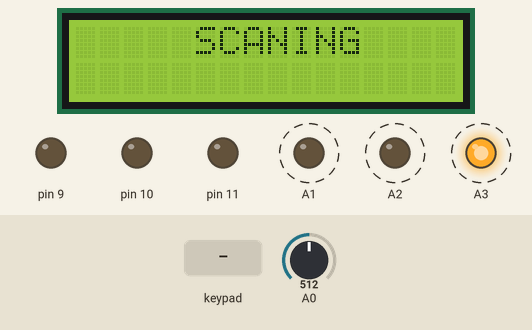
Simulated run of this sketch. Board: Arduino Uno, built with avr-gcc and run on an emulated ATmega328P. On the bench: 16×2 character LCD, output pins drawn as LEDs (lit = HIGH). Dashed ring = blinking. Inputs (shaded band) come from the test bench; at power-on: A0 = 512. What the sketch prints to the serial monitor is not drawn.

Above: at 1.2 s.
1.3 s: key 'C' pressed
At 1.47 s:
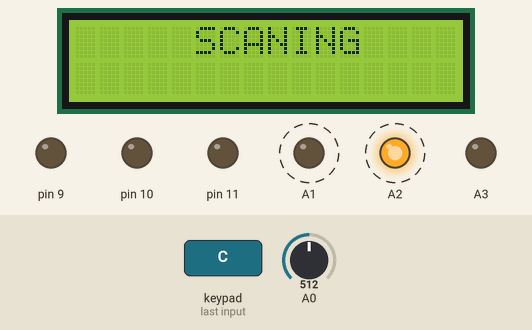
At 2.99 s:
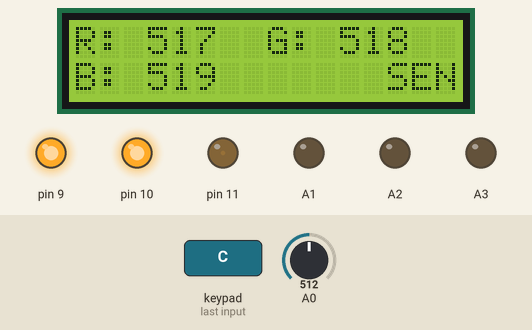
3.2 s: key '+' pressed
At 3.37 s:
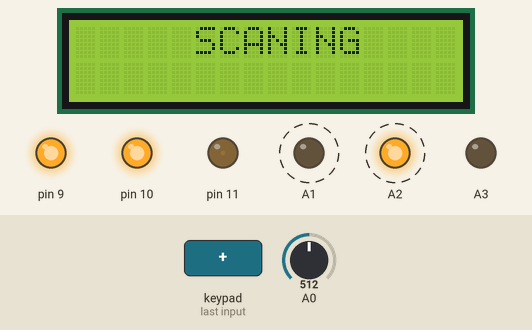
5.0 s: keypad keys 1 2 8 7 6 pressed 0.4 s apart
10.0 s: keypad keys 7 + 5 = pressed 0.4 s apart
At 10.46 s:
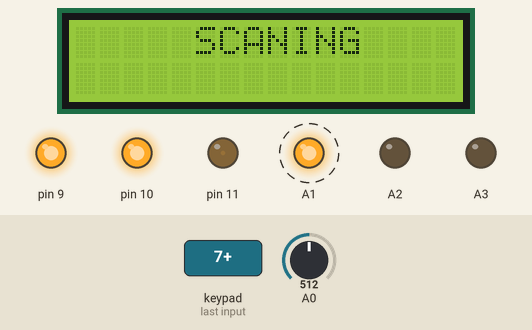
14.6 s: keypad keys 5 4 3 2 pressed 0.4 s apart
19.2 s: key '7' pressed
Timing chart, 0 to 22.2 s (numbered marks = the images above; inputs shaded):
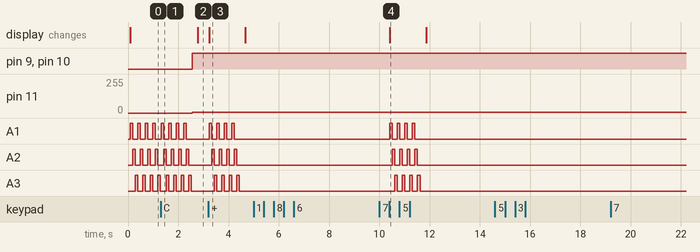

Measured:
- after the input at 1.3 s, pin 9, pin 10: LOW → HIGH after 1.3 s
- after the input at 3.2 s, A1: alternates HIGH for 0.10 s and LOW for 0.20 s, 8 changes in all, then stays LOW, starting at once; A2: alternates HIGH for 0.10 s and LOW for 0.20 s, 8 changes in all, then stays LOW, starting after 0.13 s
- after the input at 5.0 s, every drawn part: stays the same
- after the input at 10.0 s, A1: alternates HIGH for 0.10 s and LOW for 0.20 s, 8 changes in all, then stays LOW, starting after 0.42 s; A2: alternates HIGH for 0.10 s and LOW for 0.20 s, 8 changes in all, then stays LOW, starting after 0.52 s
- after the input at 14.6 s, every drawn part: stays the same
- after the input at 19.2 s, every drawn part: stays the same
- by itself, A1–3: alternates HIGH for 0.10 s and LOW for 0.20 s

The sketch:

sketch_may10a.ino
```cpp
#include <Wire.h>;
#include <LiquidCrystal_I2C.h>;
LiquidCrystal_I2C disp(0x27,16,2);  //check I2C address before upload or simulate

#include <Keypad.h>;

const byte Rows = 4;
const byte Cols = 4;

char Keys[Rows][Cols] = {
  {'7' ,'8','9','/'},
  {'4','5','6','*'},
  {'1','2','3','-'},
  {'C','0','=','+'}
  };

// '/' R
// '*' G
// '-' B
// '+' sensor lights
// 'C'  mode selector
// '=' Enter

byte rowPins[Rows] = {12,8,7,6};
byte colPins[Cols] = {5,4,3,2};

Keypad customKeypad = Keypad(makeKeymap(Keys),rowPins,colPins, Rows, Cols);


// with 'C' and '=' and '+'

String R="0",G="0",B="0", num="";
int mode_num=0 , enter_num=0 ;
int R_=0 ,G_=0, B_=0;
int Rv=0, Gv=0, Bv=0;  // for ldr outputs
int sensorOn=0 , turn_S_on=0;  //checking sensor has used or not.  turn_S_on=0 : automatic sensor when it hasn't used
int RBG_R=0, RGB_G=0, RGB_B=0 , RGB_Bl=0, RGB_W=0;


void setup() {

  // RGB LED
  pinMode(11,OUTPUT);
  pinMode(10,OUTPUT);
  pinMode(9,OUTPUT);

  // SENSOR
  pinMode(A0,INPUT);
  pinMode(A1,OUTPUT);
  pinMode(A2,OUTPUT);
  pinMode(A3,OUTPUT);
  Serial.begin(9600);

  // DISPLAY
  disp.begin(16,2);

  disp.setCursor(0,0);
  disp.print("R:");
  disp.setCursor(8,0);
  disp.print("G:");
  disp.setCursor(0,1);
  disp.print("B:");
  disp.setCursor(15,1);
  disp.print("CAL");


}

void loop() {
  char key = customKeypad.getKey();

// MODE SELECTING KEY (mode_num = (0- calibration)(1- sensor)(2- RGB LED))
  if (key!= NO_KEY && key== 'C'){
    mode_num= mode_num + 1;
    enter_num =0;
    sensorOn=0;
    num="";
    if (mode_num==3){mode_num=0;}
    Serial.println("mode"+String(mode_num));
    }

//SENSOR input
  if ((key!= NO_KEY && key == '+')||turn_S_on==1){
    disp.clear();
    disp.setCursor(5,0);
    disp.print("SCANING");
    Rv=0;
    Gv=0;
    Bv=0;
    for (int i =0; i<4; i++){
      digitalWrite(A1,HIGH);
      delay(100);
      Rv = Rv + analogRead(A0);
      digitalWrite(A1,LOW);
      digitalWrite(A2,HIGH);
      delay(100);
      Gv = Gv + analogRead(A0);
      digitalWrite(A2,LOW);
      digitalWrite(A3,HIGH);
      delay(100);
      Bv = Bv + analogRead(A0);
      digitalWrite(A3,LOW);
    }
    Rv= round(Rv/4.0);
    Gv= round(Gv/4.0);
    Bv= round(Bv/4.0);
    disp.clear();

    sensorOn=1; // sensor has been used in this mode
    }

// KEYPAD VALUES
  else if (key!=NO_KEY && (key== '1'||key == '2'|| key=='3'||key=='4'||key=='5'||key=='6'||key=='7'||key=='8'||key=='9'||key=='0')){
    num = num + key;
    }

// RGB LED

  if (mode_num==2){
    disp.clear();
    disp.setCursor(0,0);
    disp.print("R: "+R);
    disp.setCursor(8,0);
    disp.print("G: "+G);
    disp.setCursor(0,1);
    disp.print("B: "+B);
    disp.setCursor(13,1);
    disp.print("RGB");

    if (key!= NO_KEY && key== '=' ){
      enter_num = enter_num +1;
      if (enter_num==3){
        enter_num=0;
        }
      num="";
      }
    if (enter_num==0){  //Red
      if ( num.length() >0){
      R = num;
      R_ = R.toInt();}
      }
    else if (enter_num==1){  //Green
      if ( num.length() >0){
      G = num;
      G_ = G.toInt();}
      }
    else if (enter_num==2){  //Blue
      if ( num.length() >0){
      B = num;
      B_ = B.toInt();}
      }
    lightRGB(R_,G_,B_);
    }

// SENSOR
    if (mode_num==1){
      if (sensorOn ==0){turn_S_on=1;}
      else {
        turn_S_on=0;

        R_ = 5+ Rv;  // function for red RGB value (should include the given RGB values in cal mode)
        G_ = 6+ Gv;  // function for green RGB value
        B_ = 7+ Bv;  // function for blue RGB value

        disp.clear();
        disp.setCursor(0,0);
        disp.print("R: "+ String(R_));
        disp.setCursor(8,0);
        disp.print("G: "+String(G_));
        disp.setCursor(0,1);
        disp.print("B: "+String(B_));
        disp.setCursor(13,1);
        disp.print("SEN");

        lightRGB(R_,G_,B_);
        }
      }

// CALIBRATE
    if (mode_num==0){
      if (sensorOn ==0){turn_S_on=1;}
      else {
        turn_S_on=0;
        disp.clear();
        disp.setCursor(0,0);
        disp.print("R: 0");
        disp.setCursor(8,0);
        disp.print("G: 0");
        disp.setCursor(0,1);
        disp.print("B: 0");
        disp.setCursor(13,1);
        disp.print("CAL");

    if (key!= NO_KEY && key== '=' ){
      enter_num = enter_num +1;
      if (enter_num==3){
        enter_num=0;}
      num="";}

    if (enter_num==0){  //Red
      if ( num.length() >0){
      R = num;
      R_ = R.toInt();}
      }
    else if (enter_num==1){  //Green
      if ( num.length() >0){
      G = num;
      G_ = G.toInt();}
      }
    else if (enter_num==2){  //Blue
      if ( num.length() >0){
      B = num;
      B_ = B.toInt();}
      }
    }}

}
void lightRGB(int R_, int G_, int B_){

    analogWrite(11, R_);
    analogWrite(10, G_);
    analogWrite(9, B_);
  }
```
